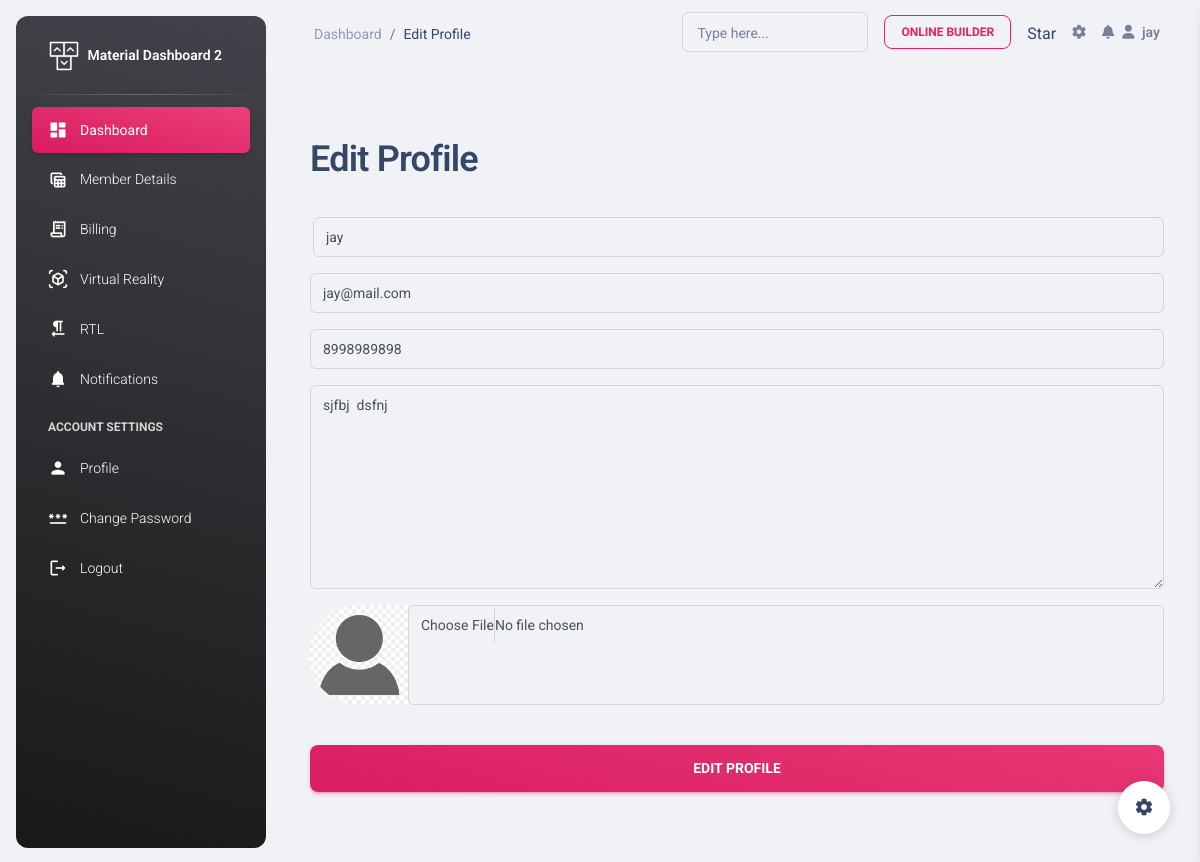
Page /sec/edit-profile/ (signed in) on the earlier database version.
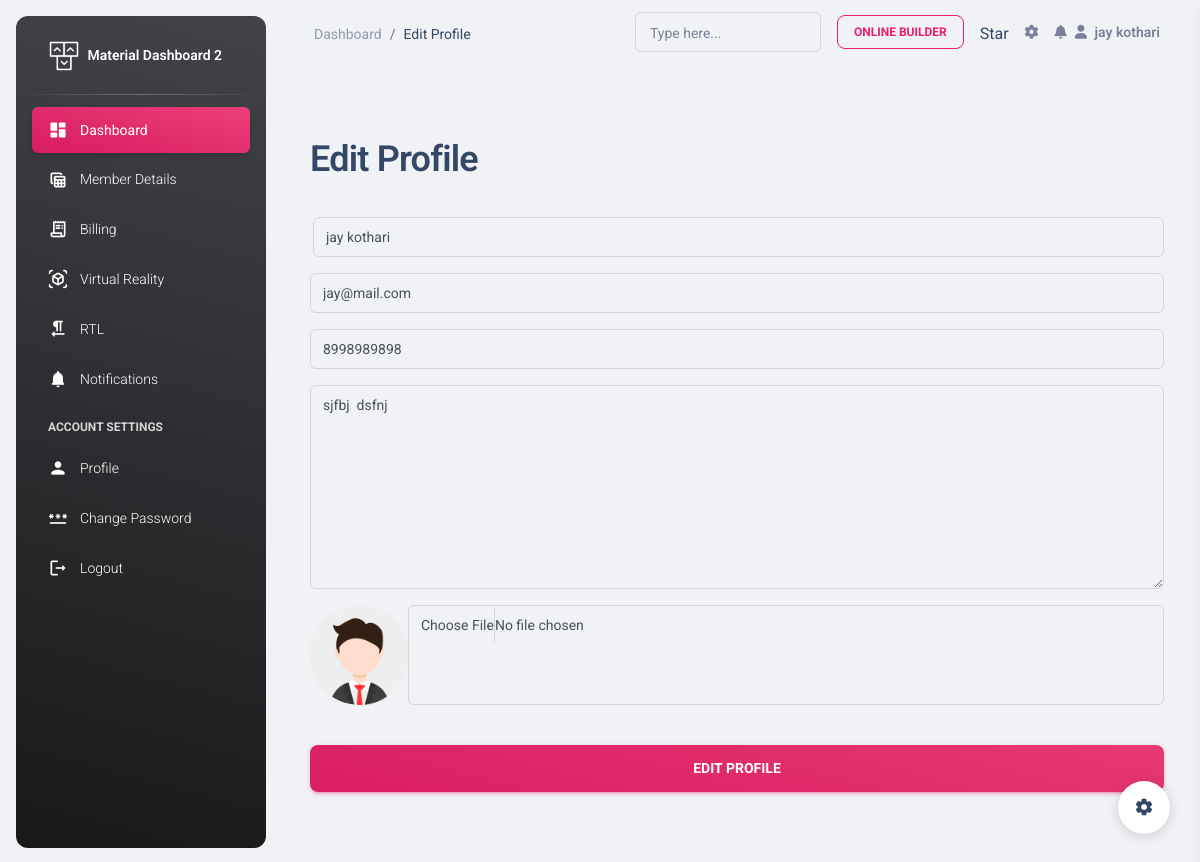
Same page on the later database version.
### Secretory/models.py (models this page shows, shortened)
class Secratory(models.Model):
    name = models.CharField(max_length=30)
    email = models.EmailField(unique=True)
    mobile = models.CharField(max_length=10)
    address = models.TextField()
    password = models.CharField(max_length=30)
    sec_from = models.DateField(auto_now_add=True)
    profile_pic = models.FileField(upload_to='profile',default='avtar.png')

### Secretory/views.py (the view, shortened to what this page needs)
# urls.py: path('edit-profile/',views.edit_profile, name='edit-profile'),
def edit_profile(request):
    try:
        user = Secratory.objects.get(email=request.session['email'])
        return render(request,'edit-profile.html',{'user':user})
    except:
        return render(request,'sign-in.html')

### Secretory/templates/edit-profile.html (shortened to what this page needs)
{% extends 'header.html' %}
{% load static %}
{% block page %}
Edit Profile
{% endblock %}
{% block content %}
<main class="main-content  mt-0">
    <section>
      <div class="page-header min-vh-100">
        <div class="container">
              <div class="card card-plain">
                  <div class="card-body">
                    <h2>Edit Profile</h2>
                  <form role="form" action="{% url 'edit-profile' %}" method="POST" enctype="multipart/form-data">
                    <div class="input-group input-group-outline mb-3">
                        <input type="text" name="name" class="form-control" value="{{user.name}}" required>
                    </div>
                    <div class="input-group input-group-outline mb-3">
                        <input type="email" class="form-control" value="{{user.email}}" readonly>
                    </div>
                    <div class="input-group input-group-outline mb-3">
                        <input type="tel" name="mobile" value="{{user.mobile}}"  class="form-control" required>
                    </div>
                    <div class="input-group input-group-outline mb-3">
                        <textarea name="address" class="form-control" id="" va cols="30" rows="10">{{user.address}}</textarea>
                    </div>
                    <div class="input-group input-group-outline mb-3">
                        <label class="form-label"></label>
                        <img src="{{user.profile_pic.url}}" style="border-radius: 100%;" alt="" height="100px" width="100px">
                        <input type="file" name="pic"  class="form-control">
                    </div>
                    <div class="text-center">
                      <button type="submit" class="btn btn-lg bg-gradient-primary btn-lg w-100 mt-4 mb-0">Edit Profile</button>
                    </div>
                  </form>
                </div>
              </div>
            </div>
          </div>
    </section>
  </main>
{% endblock %}

### Secretory/templates/header.html (shortened to what the changed rows need)
{% load static %}
<!DOCTYPE html>
<html lang="en">
<head>
  <link href="{% static 'assets/css/nucleo-icons.css' %}" rel="stylesheet" />
  <link href="{% static 'assets/css/nucleo-svg.css' %}" rel="stylesheet" />
  <link id="pagestyle" href="{% static 'assets/css/material-dashboard.css' %}" rel="stylesheet" />
</head>
<body class="g-sidenav-show  bg-gray-200">
  <main class="main-content position-relative max-height-vh-100 h-100 border-radius-lg ">
    <nav class="navbar navbar-main navbar-expand-lg px-0 mx-4 shadow-none border-radius-xl" id="navbarBlur" data-scroll="true">
        <div class="container-fluid py-1 px-3">
          <div class="collapse navbar-collapse mt-sm-0 mt-2 me-md-0 me-sm-4" id="navbar">
            <ul class="navbar-nav  justify-content-end">
              <li class="nav-item d-flex align-items-center">
                <a href="../pages/sign-in.html" class="nav-link text-body font-weight-bold px-0">
                  <i class="fa fa-user me-sm-1"></i>
                  <span class="d-sm-inline d-none">{{user.name}}</span>
                </a>
              </li>
            </ul>
          </div>
        </div>
      </nav>
      {% block content %}
      {% endblock %}
    </main>
  </body>
  </html>

Differences in the rows shown:
changed Secratory "jay@mail.com": name "jay" → "jay kothari"; profile_pic: a different picture
